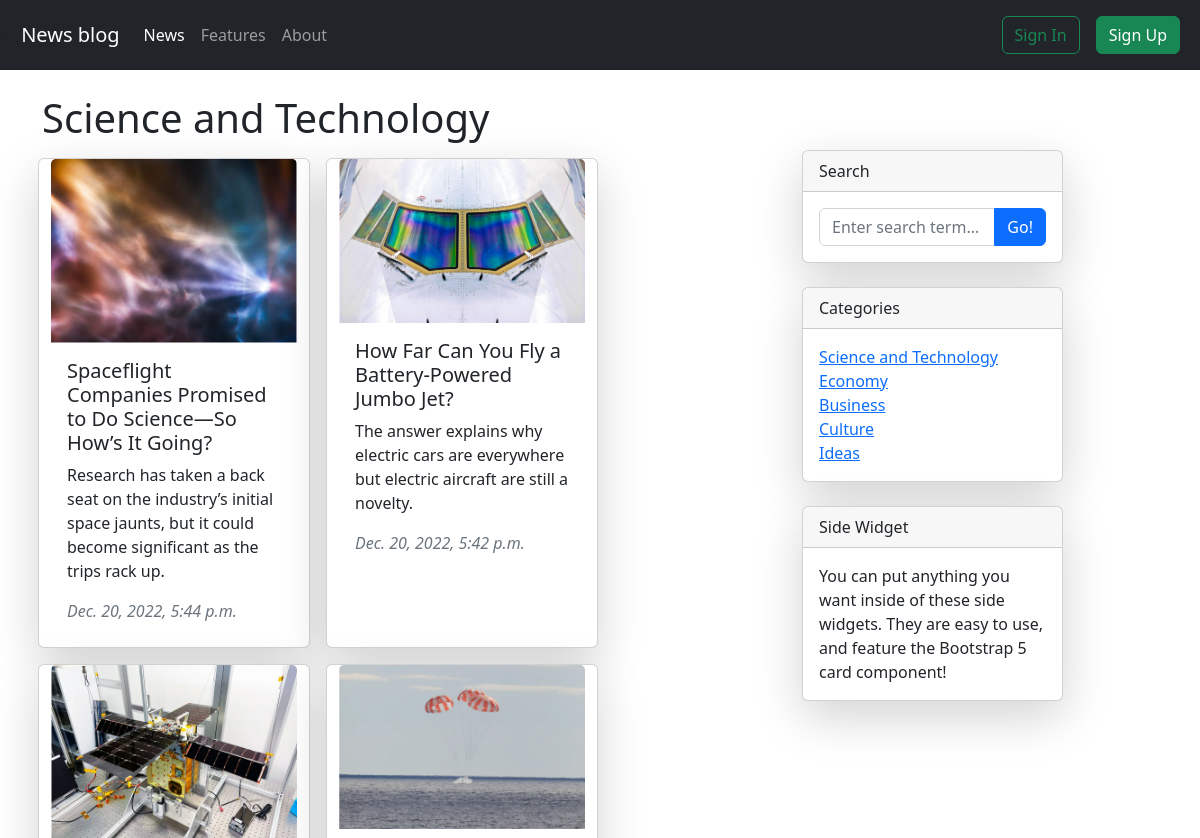
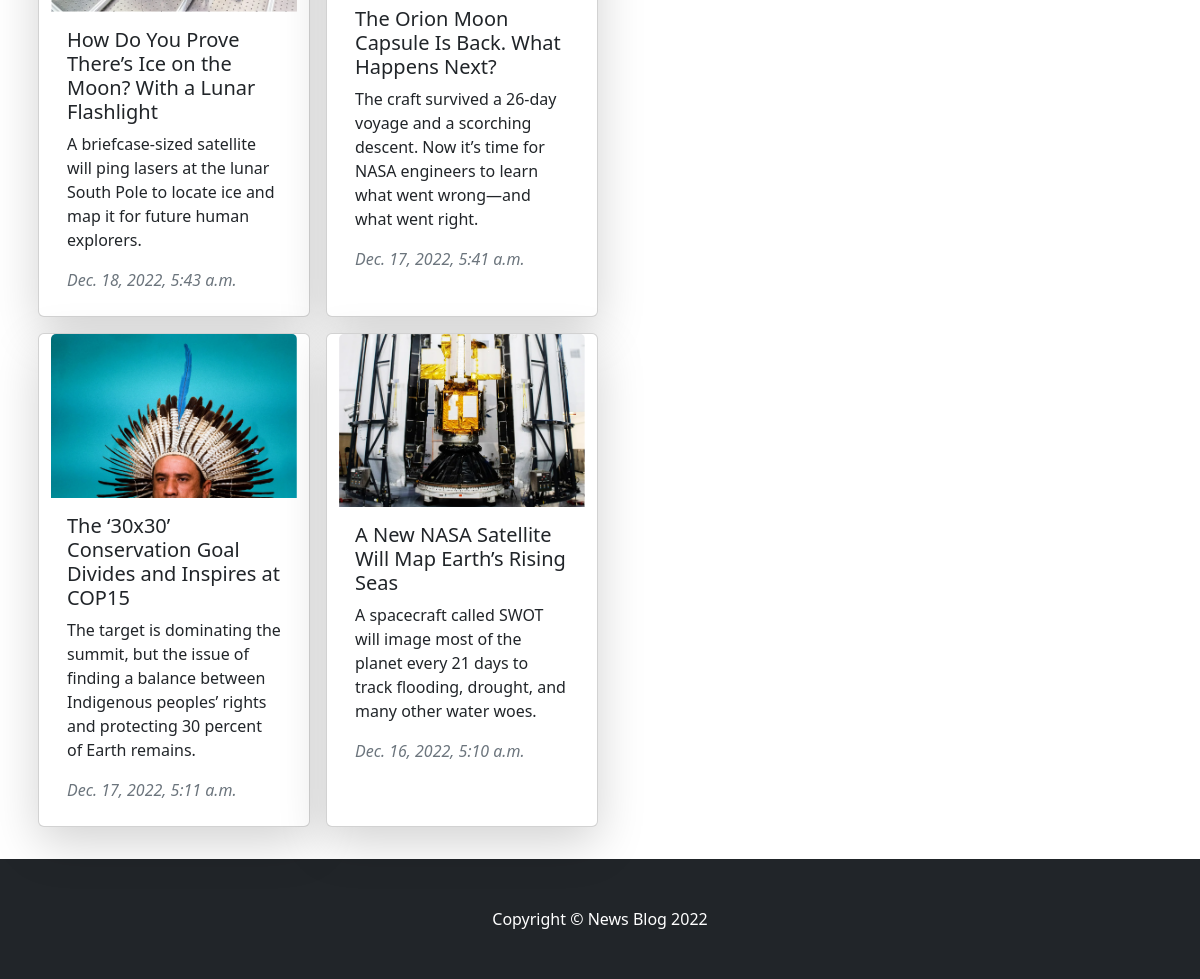
The page /news/1/ on the database its author committed (2 pictures, top to bottom).
### news/models.py (models this page shows, shortened)
class Category(models.Model):
    name = models.CharField(max_length=32)
    class Meta:
        verbose_name_plural = 'Category'
    def __str__(self):
        return self.name

class News(models.Model):
    category = models.ForeignKey(Category, on_delete=models.CASCADE, blank=True)
    title = models.CharField(max_length=100)
    description = models.CharField(max_length=150)
    image = models.ImageField(upload_to='news/images/')
    article = models.TextField()
    date = models.DateTimeField(auto_now=True)
    class Meta:
        verbose_name_plural = 'News'

### news/views.py (the view)
# urls.py: 2. Add a URL to urlpatterns:  path('', views.home, name='home')
def home(request, pk=0):
    categories = Category.objects.all()
    news = News.objects.filter(category_id=pk).order_by('-date') if pk else News.objects.all().order_by('-date')
    context = {'page_name': categories[pk - 1].name if pk else 'News', 'news': news,
               'categories': categories, 'error': 'There is no news on this topic.'}
    return render(request, template_name='home.html', context=context)

### news/templates/home.html
{% extends 'base.html' %}
{% block content %}
<div class="container mt-4 mb-4">
    <h1>{{ page_name }}</h1>
    <div class="row">
        <div class="col-lg-8">
            <div class="row">
                {% if news %}
                {% for n in news %}
                <div class="card m-2 shadow-lg" style="width: 17rem; cursor:pointer;"
                     onclick="window.location='{% url 'article' n.id  %}'">
                    <img src="{{ n.image.url }}" class="card-img-top" alt="...">
                    <div class="card-body">
                        <h5 class="card-title">{{ n.title }}</h5>
                        <p class="card-text">{{ n.description }}</p>
                        <div class="text-muted fst-italic mb-2">{{ n.date }}</div>
                    </div>
                </div>
                {% endfor %}
                {% else %}
                <h3>{{ error }}</h3>
                {% endif %}
            </div>
        </div>
        <div class="col-lg-3">
            <div class="card mb-4 shadow-lg">
                <div class="card-header">Search</div>
                <div class="card-body">
                    <div class="input-group">
                        <input class="form-control" type="text" placeholder="Enter search term..."
                               aria-label="Enter search term..." aria-describedby="button-search">
                        <button class="btn btn-primary" id="button-search" type="button">Go!</button>
                    </div>
                </div>
            </div>
            <div class="card mb-4 shadow-lg">
                <div class="card-header">Categories</div>
                <div class="card-body">
                    <div class="row">
                        <div class="col">
                            <ul class="list-unstyled mb-0">
                                {% if categories %}
                                {% for cat in categories %}
                                <li><a href="{% url 'news' cat.id %}">{{ cat }}</a></li>
                                {% endfor %}
                                {% else %}
                                <li>Categories not yet</li>
                                {% endif %}
                            </ul>
                        </div>
                    </div>
                </div>
            </div>
            <div class="card mb-4 shadow-lg">
                <div class="card-header">Side Widget</div>
                <div class="card-body">You can put anything you want inside of these side widgets. They are easy to use,
                    and feature the Bootstrap 5 card component!
                </div>
            </div>
        </div>
    </div>
</div>
{% endblock %}

### rows shown on the page
Category: name "Science and Technology"
News: image (picture), title "Spaceflight Companies Promised to Do Science—So How’s It Going?", description "Research has taken a back seat on the industry’s initial space jaunts, but it could become significant as the trips rack up.", date "Dec. 20, 2022, 5:44 p.m."
News: image (picture), title "How Far Can You Fly a Battery-Powered Jumbo Jet?", description "The answer explains why electric cars are everywhere but electric aircraft are still a novelty.", date "Dec. 20, 2022, 5:42 p.m."
News: image (picture), title "How Do You Prove There’s Ice on the Moon? With a Lunar Flashlight", description "A briefcase-sized satellite will ping lasers at the lunar South Pole to locate ice and map it for future human explorers.", date "Dec. 18, 2022, 5:43 a.m."
News: image (picture), title "The Orion Moon Capsule Is Back. What Happens Next?", description "The craft survived a 26-day voyage and a scorching descent. Now it’s time for NASA engineers to learn what went wrong—and what went right.", date "Dec. 17, 2022, 5:41 a.m."
News: image (picture), title "The ‘30x30’ Conservation Goal Divides and Inspires at COP15", description "The target is dominating the summit, but the issue of finding a balance between Indigenous peoples’ rights and protecting 30 percent of Earth remains.", date "Dec. 17, 2022, 5:11 a.m."
News: image (picture), title "A New NASA Satellite Will Map Earth’s Rising Seas", description "A spacecraft called SWOT will image most of the planet every 21 days to track flooding, drought, and many other water woes.", date "Dec. 16, 2022, 5:10 a.m."
Category: name "Economy"
Category: name "Business"
Category: name "Culture"
Category: name "Ideas"
